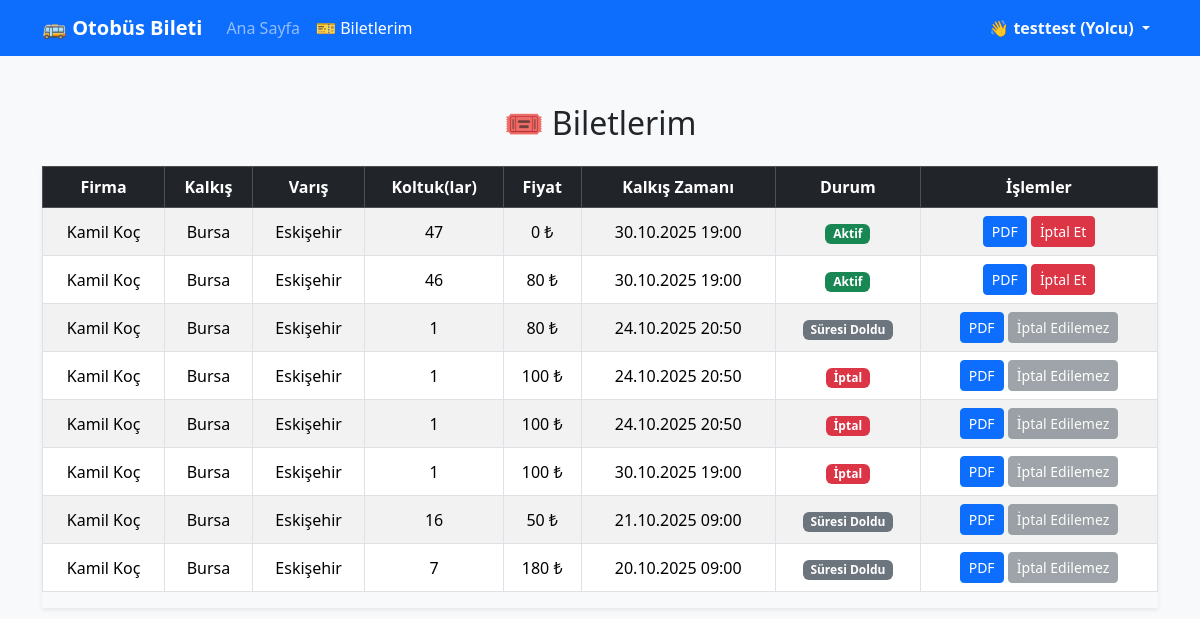
Page /user/my_tickets.php (signed in) on the committed database.
### tables this page shows
CREATE TABLE tickets (
            id TEXT PRIMARY KEY,
            trip_id TEXT NOT NULL,
            user_id TEXT NOT NULL,
            status TEXT DEFAULT 'active' CHECK(status IN ('active', 'canceled', 'expired')),
            total_price INTEGER NOT NULL,
            created_at DATETIME DEFAULT CURRENT_TIMESTAMP,
            FOREIGN KEY (trip_id) REFERENCES trips(id),
            FOREIGN KEY (user_id) REFERENCES users(id)
        );

### includes/functions.php (called while the page is built, shortened)
<?php
function isLoggedIn() {
    return isset($_SESSION['user']) && !empty($_SESSION['user']);
}
function getRoleName($role) {
    switch ($role) {
        case 'user': return 'Yolcu';
    }
}
?>

### config/database.php (called while the page is built, shortened)
<?php
class Database {
    private $pdo;
    public function __construct() {
        try {
            $dbPath = __DIR__ . '/../db_storage/bus_ticket.db';
            $this->pdo = new PDO('sqlite:' . $dbPath);
            $this->pdo->setAttribute(PDO::ATTR_ERRMODE, PDO::ERRMODE_EXCEPTION);
            $this->pdo->exec('PRAGMA foreign_keys = ON;');
        } catch (PDOException $e) {
            error_log("Veritabanı bağlantı hatası: " . $e->getMessage());
            die("Sistemde bir hata oluştu. Lütfen daha sonra tekrar deneyin.");
        }
    }
    public function getUserTickets($userId) {
        $stmt = $this->pdo->prepare("
            SELECT
                t.id,
                t.total_price,
                t.status,
                t.created_at,
                tr.departure_city,
                tr.destination_city,
                tr.departure_time,
                tr.arrival_time,
                bc.name AS company_name,
                GROUP_CONCAT(bs.seat_number) AS seat_numbers
            FROM tickets t
            JOIN trips tr ON t.trip_id = tr.id
            JOIN bus_companies bc ON tr.company_id = bc.id
            LEFT JOIN booked_seats bs ON bs.ticket_id = t.id
            WHERE t.user_id = ?
            GROUP BY t.id
            ORDER BY datetime(t.created_at) DESC
        ");
        $stmt->execute([$userId]);
        return $stmt->fetchAll(PDO::FETCH_ASSOC);
    }
}
?>

### user/my_tickets.php (the view, shortened to what this page needs)
<?php
require_once '../config/database.php';
require_once '../includes/functions.php';
$db = new Database();
$user_id = $_SESSION['user']['id'];
$tickets = $db->getUserTickets($user_id);
?>
<!DOCTYPE html>
<html lang="tr">
<head>
    <link href="https://cdn.jsdelivr.net/npm/bootstrap@5.3.2/dist/css/bootstrap.min.css" rel="stylesheet">
</head>
<body>
<?php include '../includes/navbar.php'; ?>
<div class="container mt-5 fade-in">
    <h2 class="mb-4 text-center">🎟️ Biletlerim</h2>
    <?php if (empty($tickets)): ?>
        <div class="alert alert-info text-center">
            Henüz alınmış biletiniz bulunmamaktadır.<br>
            <a href="../index.php" class="btn btn-primary mt-2">🏠 Ana Sayfaya Dön</a>
        </div>
    <?php else: ?>
        <div class="table-responsive shadow-sm">
            <table class="table table-bordered table-striped align-middle text-center">
                <thead class="table-dark">
                    <tr>
                        <th>Firma</th>
                        <th>Kalkış</th>
                        <th>Varış</th>
                        <th>Koltuk(lar)</th>
                        <th>Fiyat</th>
                        <th>Kalkış Zamanı</th>
                        <th>Durum</th>
                        <th>İşlemler</th>
                    </tr>
                </thead>
                <tbody>
                    <?php foreach ($tickets as $t): ?>
                        <?php
                        $departure_time = strtotime($t['departure_time']);
                        if ($departure_time < time() && strtolower($t['status']) === 'active') {
                            $t['status'] = 'expired';
                        }
                        ?>
                        <tr>
                            <td><?= htmlspecialchars($t['company_name']); ?></td>
                            <td><?= htmlspecialchars($t['departure_city']); ?></td>
                            <td><?= htmlspecialchars($t['destination_city']); ?></td>
                            <td><?= htmlspecialchars($t['seat_numbers']); ?></td>
                            <td><?= number_format($t['total_price'], 0, ',', '.'); ?> ₺</td>
                            <td><?= date('d.m.Y H:i', $departure_time); ?></td>
                            <td>
                                <?php if (strtolower($t['status']) === 'active'): ?>
                                    <span class="badge bg-success">Aktif</span>
                                <?php elseif (strtolower($t['status']) === 'expired'): ?>
                                    <span class="badge bg-secondary">Süresi Doldu</span>
                                <?php else: ?>
                                    <span class="badge bg-danger">İptal</span>
                                <?php endif; ?>
                            </td>
                            <td>
                                <a href="ticket_pdf.php?id=<?= $t['id']; ?>" class="btn btn-sm btn-primary">PDF</a>
                                <?php if (
                                    strtolower($t['status']) === 'active' &&
                                    ($departure_time - time() > 3600)
                                ): ?>
                                    <a href="cancel_ticket.php?id=<?= $t['id']; ?>" class="btn btn-sm btn-danger"
                                       onclick="return confirm('Bu bileti iptal etmek istediğinize emin misiniz?');">İptal Et</a>
                                <?php else: ?>
                                    <button class="btn btn-sm btn-secondary" disabled>İptal Edilemez</button>
                                <?php endif; ?>
                            </td>
                        </tr>
                    <?php endforeach; ?>
                </tbody>
            </table>
        </div>
    <?php endif; ?>
</div>
</body>
</html>

### includes/navbar.php (shortened to what this page needs)
<?php
require_once __DIR__ . '/functions.php';
$basePath = (strpos($_SERVER['PHP_SELF'], '/user/') !== false ||
             strpos($_SERVER['PHP_SELF'], '/admin/') !== false ||
             strpos($_SERVER['PHP_SELF'], '/company/') !== false)
             ? '../' : '';
?>
<nav class="navbar navbar-expand-lg navbar-dark bg-primary mb-4">
    <div class="container">
        <a class="navbar-brand fw-bold" href="<?= $basePath ?>index.php">🚌 Otobüs Bileti</a>
        <div class="collapse navbar-collapse" id="navbarNav">
            <ul class="navbar-nav me-auto">
                <li class="nav-item">
                    <a class="nav-link <?= basename($_SERVER['PHP_SELF']) === 'index.php' ? 'active' : '' ?>"
                       href="<?= $basePath ?>index.php">Ana Sayfa</a>
                </li>
                <?php if (isLoggedIn() && $_SESSION['user']['role'] === 'user'): ?>
                    <li class="nav-item">
                        <a class="nav-link <?= basename($_SERVER['PHP_SELF']) === 'my_tickets.php' ? 'active' : '' ?>"
                           href="<?= $basePath ?>user/my_tickets.php">🎫 Biletlerim</a>
                    </li>
                <?php endif; ?>
            </ul>
            <ul class="navbar-nav">
                <?php if (isLoggedIn()): ?>
                    <li class="nav-item dropdown">
                        <a class="nav-link dropdown-toggle text-light fw-semibold" href="#" id="navbarDropdown"
                           role="button" data-bs-toggle="dropdown" aria-expanded="false">
                            👋 <?= htmlspecialchars($_SESSION['user']['full_name']); ?>
                            (<?= getRoleName($_SESSION['user']['role']); ?>)
                        </a>
                    </li>
                <?php endif; ?>
            </ul>
        </div>
    </div>
</nav>

### user/my_tickets.php (style rules this page uses)
body { background-color: #f8f9fa; }
.fade-in { animation: fadeIn 0.5s ease-in-out; }

### rows in the picture
tickets: company_name "Kamil Koç", departure_city "Bursa", destination_city "Eskişehir", seat_numbers "47", total_price "0", departure_time "30.10.2025 19:00", status "Aktif"
tickets: company_name "Kamil Koç", departure_city "Bursa", destination_city "Eskişehir", seat_numbers "46", total_price "80", departure_time "30.10.2025 19:00", status "Aktif"
tickets: company_name "Kamil Koç", departure_city "Bursa", destination_city "Eskişehir", seat_numbers "1", total_price "80", departure_time "24.10.2025 20:50", shows "Süresi Doldu", shows "İptal Edilemez"
tickets: company_name "Kamil Koç", departure_city "Bursa", destination_city "Eskişehir", seat_numbers "1", total_price "100", departure_time "24.10.2025 20:50", status "İptal"
tickets: company_name "Kamil Koç", departure_city "Bursa", destination_city "Eskişehir", seat_numbers "1", total_price "100", departure_time "24.10.2025 20:50", status "İptal"
tickets: company_name "Kamil Koç", departure_city "Bursa", destination_city "Eskişehir", seat_numbers "1", total_price "100", departure_time "30.10.2025 19:00", status "İptal"
tickets: company_name "Kamil Koç", departure_city "Bursa", destination_city "Eskişehir", seat_numbers "16", total_price "50", departure_time "21.10.2025 09:00", shows "Süresi Doldu", shows "İptal Edilemez"
tickets: company_name "Kamil Koç", departure_city "Bursa", destination_city "Eskişehir", seat_numbers "7", total_price "180", departure_time "20.10.2025 09:00", shows "Süresi Doldu", shows "İptal Edilemez"

### other values in the picture
$_SESSION['user']['full_name'] "testtest"
getRoleName($_SESSION['user']['role']) "Yolcu"
